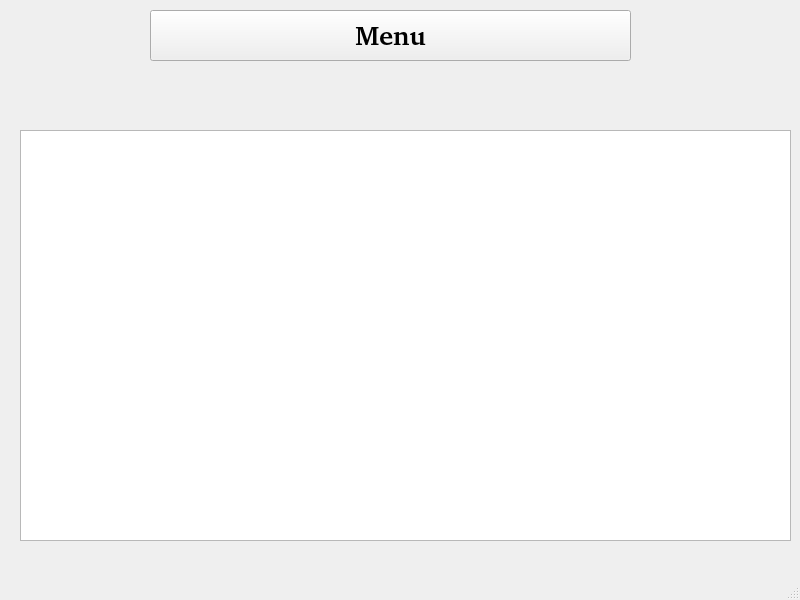
<?xml version="1.0" encoding="UTF-8"?>
<ui version="4.0">
 <class>MainWindow</class>
 <widget class="QMainWindow" name="MainWindow">
  <property name="geometry">
   <rect>
    <x>0</x>
    <y>0</y>
    <width>800</width>
    <height>600</height>
   </rect>
  </property>
  <property name="sizePolicy">
   <sizepolicy hsizetype="Fixed" vsizetype="Fixed">
    <horstretch>0</horstretch>
    <verstretch>0</verstretch>
   </sizepolicy>
  </property>
  <property name="minimumSize">
   <size>
    <width>0</width>
    <height>600</height>
   </size>
  </property>
  <property name="maximumSize">
   <size>
    <width>800</width>
    <height>600</height>
   </size>
  </property>
  <property name="windowTitle">
   <string>MainWindow</string>
  </property>
  <widget class="QWidget" name="centralwidget">
   <widget class="QPushButton" name="pushButton_menu">
    <property name="geometry">
     <rect>
      <x>150</x>
      <y>10</y>
      <width>481</width>
      <height>51</height>
     </rect>
    </property>
    <property name="font">
     <font>
      <family>Bitstream Charter</family>
      <pointsize>20</pointsize>
      <bold>true</bold>
     </font>
    </property>
    <property name="text">
     <string>Menu</string>
    </property>
   </widget>
   <widget class="QTextBrowser" name="textBrowser">
    <property name="geometry">
     <rect>
      <x>20</x>
      <y>130</y>
      <width>771</width>
      <height>411</height>
     </rect>
    </property>
   </widget>
   <widget class="QLabel" name="label">
    <property name="geometry">
     <rect>
      <x>160</x>
      <y>79</y>
      <width>461</width>
      <height>41</height>
     </rect>
    </property>
    <property name="font">
     <font>
      <family>Bitstream Charter</family>
      <pointsize>15</pointsize>
     </font>
    </property>
    <property name="text">
     <string/>
    </property>
    <property name="alignment">
     <set>Qt::AlignCenter</set>
    </property>
   </widget>
  </widget>
  <widget class="QMenuBar" name="menubar">
   <property name="geometry">
    <rect>
     <x>0</x>
     <y>0</y>
     <width>800</width>
     <height>22</height>
    </rect>
   </property>
  </widget>
  <widget class="QStatusBar" name="statusbar"/>
 </widget>
 <resources/>
 <connections/>
</ui>
